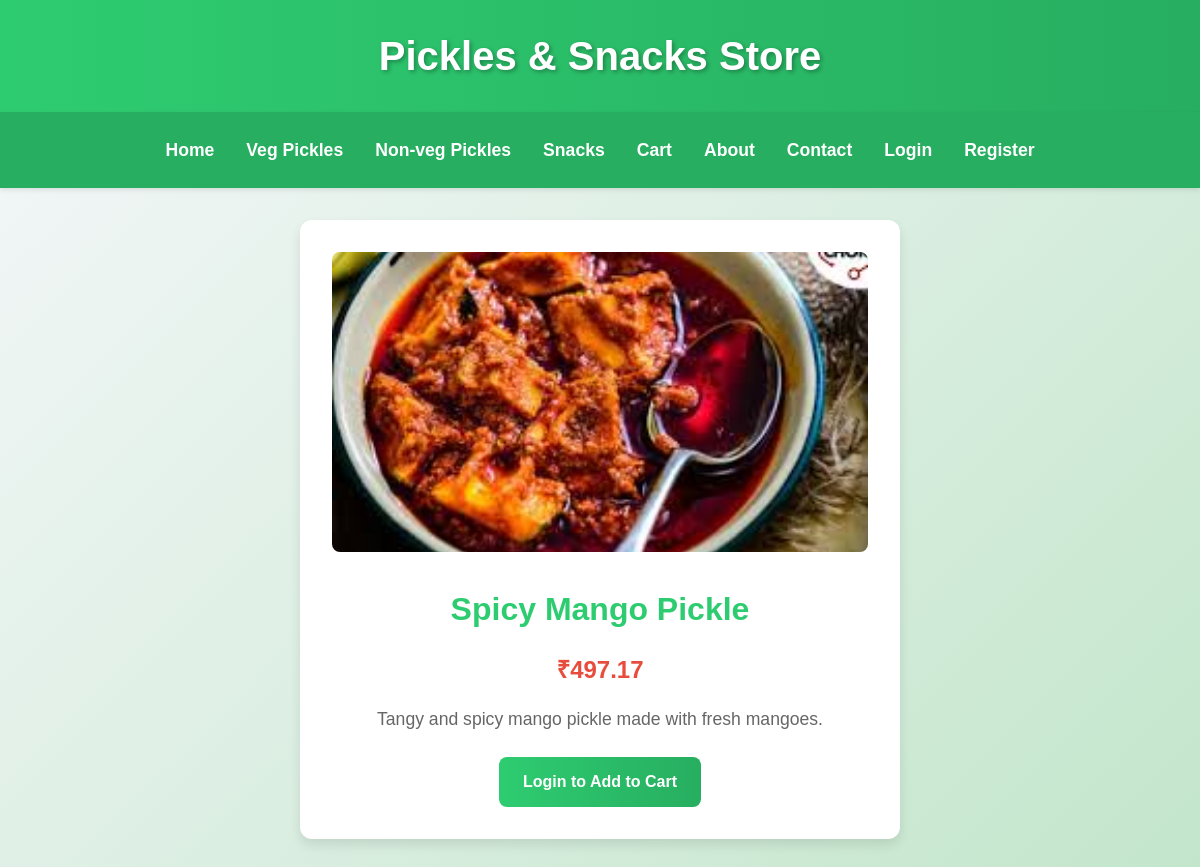
Page /product/1 on the committed database.
### app.py (models this page shows)
class Product(db.Model):
    id = db.Column(db.Integer, primary_key=True)
    name = db.Column(db.String(100), nullable=False)
    price = db.Column(db.Float, nullable=False)
    description = db.Column(db.Text, nullable=False)
    image = db.Column(db.String(100), nullable=False)
    category = db.Column(db.String(50), nullable=False)

### app.py (the view)
@app.route('/product/<int:id>')
def product_detail(id):
    product = Product.query.get_or_404(id)
    return render_template('product.html', product=product)

### templates/product.html (shortened to what this page needs)
{% extends "base.html" %}
{% block content %}
    <div class="product-detail">
        <img src="{{ url_for('static', filename='images/' + product.image) }}" alt="{{ product.name }}">
        <h2>{{ product.name }}</h2>
        <p class="price">₹{{ "%.2f" % product.price }}</p>
        <p>{{ product.description }}</p>
        {% if session.user_id %}
            <form method="POST" action="{{ url_for('add_to_cart', product_id=product.id) }}">
                <input type="number" name="quantity" value="1" min="1">
                <button type="submit" class="btn">Add to Cart</button>
            </form>
        {% else %}
            <a href="{{ url_for('login') }}" class="btn">Login to Add to Cart</a>
        {% endif %}
    </div>
{% endblock %}

### templates/base.html (style rules this page uses)
* { margin: 0; padding: 0; box-sizing: border-box; }
body { font-family: 'Arial', sans-serif; background: linear-gradient(135deg, #f5f7fa, #c3e6cb); color: #333; line-height: 1.6; }
.btn { display: inline-block; padding: 0.75rem 1.5rem; background: linear-gradient(to right, #2ecc71, #27ae60); color: white; text-decoration: none; border-radius: 8px; font-weight: bold; transition: background 0.3s ease, transform 0.3s ease; cursor: pointer; border: none; }

### templates/product.html (style rules this page uses)
.product-detail { max-width: 600px; margin: 2rem auto; background: white; border-radius: 12px; padding: 2rem; box-shadow: 0 6px 12px rgba(0,0,0,0.1); text-align: center; }
.product-detail img { width: 100%; height: 300px; object-fit: cover; border-radius: 8px; margin-bottom: 1.5rem; }
.product-detail h2 { color: #2ecc71; font-size: 2rem; margin-bottom: 1rem; }
.product-detail .price { color: #e74c3c; font-size: 1.5rem; font-weight: bold; margin-bottom: 1rem; }
.product-detail p { color: #666; font-size: 1.1rem; margin-bottom: 1.5rem; }

### rows in the picture
Product: image (picture), name "Spicy Mango Pickle", price "497.17", description "Tangy and spicy mango pickle made with fresh mangoes."
